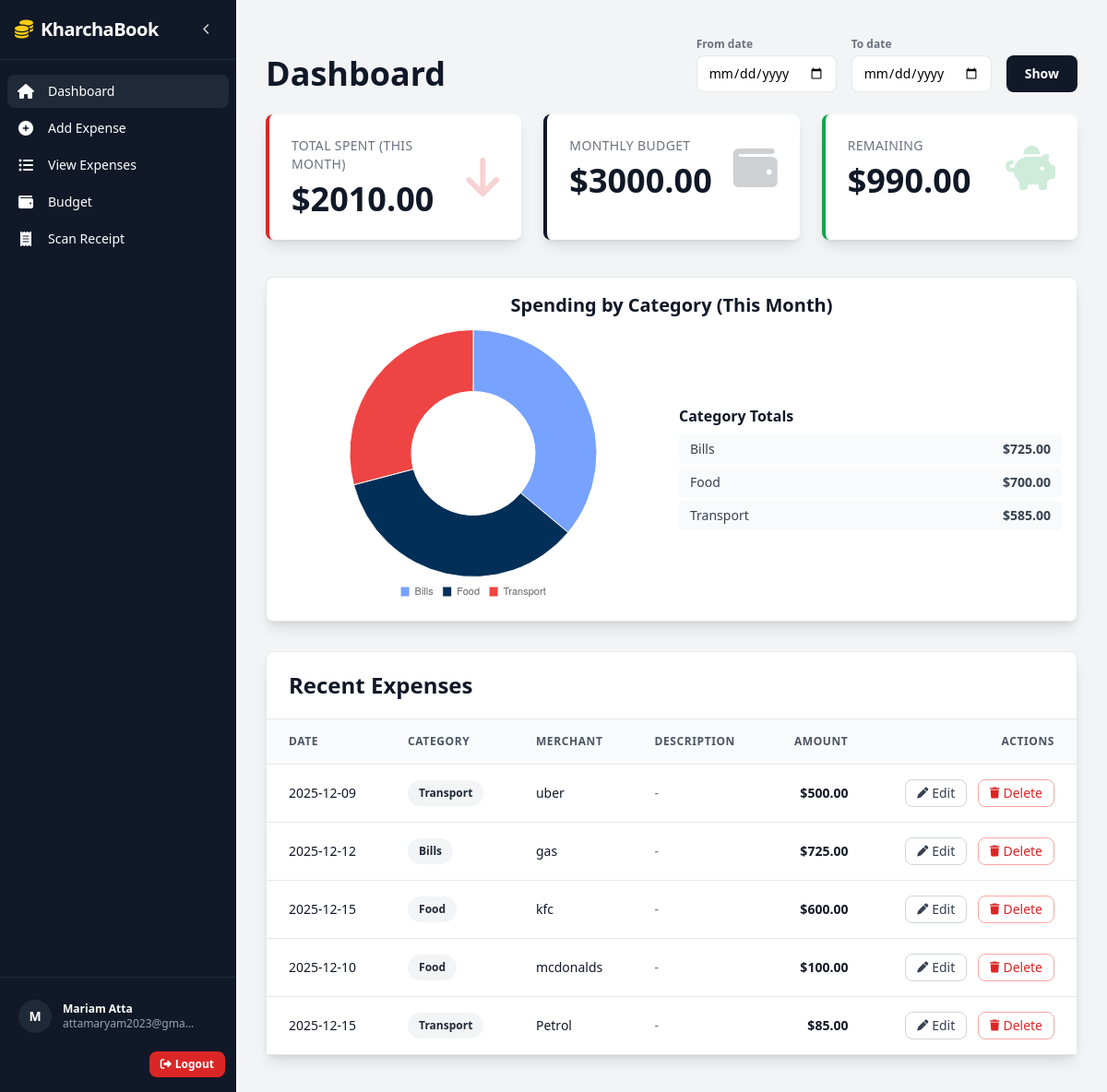
Page /dashboard (signed in) on the committed database.
### app.py (models this page shows)
class User(UserMixin, db.Model):
    id = db.Column(db.Integer, primary_key=True)
    name = db.Column(db.String(100), nullable=False)
    email = db.Column(db.String(100), unique=True, nullable=False)
    password = db.Column(db.String(200), nullable=False)
    created_at = db.Column(db.DateTime, default=datetime.utcnow)
    expenses = db.relationship('Expense', backref='user', lazy=True)
    budgets = db.relationship('Budget', backref='user', lazy=True)

class Budget(db.Model):
    id = db.Column(db.Integer, primary_key=True)
    user_id = db.Column(db.Integer, db.ForeignKey('user.id'), nullable=False)
    total_budget = db.Column(db.Float, nullable=False)
    month = db.Column(db.String(7), default=datetime.utcnow().strftime('%Y-%m'))

class Expense(db.Model):
    id = db.Column(db.Integer, primary_key=True)
    user_id = db.Column(db.Integer, db.ForeignKey('user.id'), nullable=False)
    amount = db.Column(db.Float, nullable=False)
    category = db.Column(db.String(50), nullable=False)
    merchant = db.Column(db.String(100))
    description = db.Column(db.Text)
    date = db.Column(db.Date, nullable=False)
    receipt_url = db.Column(db.String(500))
    created_at = db.Column(db.DateTime, default=datetime.utcnow)

### app.py (the view)
@app.route('/dashboard')
@login_required
def dashboard():
    now = datetime.utcnow()
    start_date_str = request.args.get("start_date")
    end_date_str = request.args.get("end_date")
    base_filter = [Expense.user_id == current_user.id]
    if start_date_str and end_date_str:
        s = datetime.strptime(start_date_str, "%Y-%m-%d").date()
        e = datetime.strptime(end_date_str, "%Y-%m-%d").date()
        date_filter = [Expense.date.between(s, e)]
    else:
        date_filter = [
            extract('year', Expense.date) == now.year,
            extract('month', Expense.date) == now.month,
        ]
    month_expenses = Expense.query.filter(*base_filter, *date_filter).all()
    total_spent = sum(e.amount for e in month_expenses)
    category_rows = (
        db.session.query(Expense.category, func.sum(Expense.amount))
        .filter(*base_filter, *date_filter)
        .group_by(Expense.category)
        .all()
    )
    labels = [row[0] for row in category_rows]
    values = [float(row[1]) for row in category_rows]
    budget = Budget.query.filter_by(user_id=current_user.id).first()
    budget_amount = budget.total_budget if budget else 0
    remaining = budget_amount - total_spent
    return render_template(
        "dashboard.html",
        total_spent=total_spent,
        budget_amount=budget_amount,
        remaining=remaining,
        expenses=month_expenses,
        labels=labels,
        values=values,
    )

### app.py (called while the page is built)
@login_manager.user_loader
def load_user(user_id):
    return User.query.get(int(user_id))

### templates/dashboard.html (shortened to what this page needs)
{% extends "base.html" %}
{% block content %}
<div class="max-w-7xl mx-auto">
    <div class="flex flex-col md:flex-row md:items-end md:justify-between mb-6 gap-4">
        <h1 class="text-4xl font-bold text-gray-900">Dashboard</h1>
        <form method="GET" action="{{ url_for('dashboard') }}" class="flex flex-wrap items-end gap-4">
            <div>
                <label class="block text-xs font-semibold text-gray-500 mb-1">From date</label>
                <input type="date" name="start_date"
                       value="{{ request.args.get('start_date','') }}"
                       class="border rounded-lg px-3 py-2 text-sm">
            </div>
            <div>
                <label class="block text-xs font-semibold text-gray-500 mb-1">To date</label>
                <input type="date" name="end_date"
                       value="{{ request.args.get('end_date','') }}"
                       class="border rounded-lg px-3 py-2 text-sm">
            </div>
            <button class="h-10 px-5 bg-gray-900 text-white rounded-lg text-sm font-semibold hover:bg-gray-800">
                Show
            </button>
        </form>
    </div>
    <div class="grid grid-cols-1 md:grid-cols-3 gap-6 mb-10">
        <div class="bg-white border-l-4 border-red-600 p-6 rounded-lg shadow-lg">
            <div class="flex items-center justify-between">
                <div>
                    <p class="text-sm text-gray-500 uppercase tracking-wide">Total Spent (This Month)</p>
                    <h3 class="text-4xl font-bold text-gray-900 mt-2">${{ "%.2f"|format(total_spent) }}</h3>
                </div>
                <i class="fas fa-arrow-down text-5xl text-red-600 opacity-20"></i>
            </div>
        </div>
        <div class="bg-white border-l-4 border-gray-900 p-6 rounded-lg shadow-lg">
            <div class="flex items-center justify-between">
                <div>
                    <p class="text-sm text-gray-500 uppercase tracking-wide">Monthly Budget</p>
                    <h3 class="text-4xl font-bold text-gray-900 mt-2">${{ "%.2f"|format(budget_amount) }}</h3>
                </div>
                <i class="fas fa-wallet text-5xl text-gray-900 opacity-20"></i>
            </div>
        </div>
        <div class="bg-white border-l-4 border-green-600 p-6 rounded-lg shadow-lg">
            <div class="flex items-center justify-between">
                <div>
                    <p class="text-sm text-gray-500 uppercase tracking-wide">Remaining</p>
                    <h3 class="text-4xl font-bold {% if remaining < 0 %}text-red-600{% else %}text-gray-900{% endif %} mt-2">
                        ${{ "%.2f"|format(remaining) }}
                    </h3>
                </div>
                <i class="fas fa-piggy-bank text-5xl text-green-600 opacity-20"></i>
            </div>
        </div>
    </div>
<div class="flex justify-center mt-4">
    <div class="bg-white rounded-lg shadow-lg border border-gray-200 p-4 w-full max-w-4xl">
        <h2 class="text-xl font-bold text-gray-900 mb-3 text-center">Spending by Category (This Month)</h2>
        <div class="grid grid-cols-1 md:grid-cols-2 gap-4 items-center">
            <div class="max-w-xs mx-auto">
                <canvas id="categoryChart" height="90"></canvas>
            </div>
            <div>
                <h3 class="text-md font-semibold text-gray-900 mb-2">Category Totals</h3>
                {% if labels %}
                <ul class="space-y-1 text-sm text-gray-700">
                    {% for i in range(labels|length) %}
                    <li class="flex justify-between bg-gray-50 px-3 py-1.5 rounded">
                        <span>{{ labels[i] }}</span>
                        <span class="font-semibold">${{ "%.2f"|format(values[i]) }}</span>
                    </li>
                    {% endfor %}
                </ul>
                {% else %}
                <p class="text-gray-500 text-sm">No expenses recorded this month yet.</p>
                {% endif %}
            </div>
        </div>
    </div>
</div>
    <div class="bg-white rounded-lg shadow-lg border border-gray-200 mt-8">
        <div class="px-6 py-5 border-b border-gray-200">
            <h2 class="text-2xl font-bold text-gray-900">Recent Expenses</h2>
        </div>
        {% if expenses %}
        <div class="overflow-x-auto">
            <table class="w-full">
                <thead class="bg-gray-50 border-b border-gray-200">
                    <tr>
                        <th class="px-6 py-4 text-left text-xs font-semibold text-gray-600 uppercase tracking-wider">Date</th>
                        <th class="px-6 py-4 text-left text-xs font-semibold text-gray-600 uppercase tracking-wider">Category</th>
                        <th class="px-6 py-4 text-left text-xs font-semibold text-gray-600 uppercase tracking-wider">Merchant</th>
                        <th class="px-6 py-4 text-left text-xs font-semibold text-gray-600 uppercase tracking-wider">Description</th>
                        <th class="px-6 py-4 text-right text-xs font-semibold text-gray-600 uppercase tracking-wider">Amount</th>
                        <th class="px-6 py-4 text-right text-xs font-semibold text-gray-600 uppercase tracking-wider">Actions</th>
                    </tr>
                </thead>
                <tbody class="bg-white divide-y divide-gray-200">
                    {% for expense in expenses[-10:] %}
                    <tr class="hover:bg-gray-50 transition">
                        <td class="px-6 py-4 whitespace-nowrap text-sm text-gray-900">
                            {{ expense.date.strftime('%Y-%m-%d') }}
                        </td>
                        <td class="px-6 py-4 whitespace-nowrap">
                            <span class="px-3 py-1 inline-flex text-xs leading-5 font-semibold rounded-full bg-gray-100 text-gray-800">
                                {{ expense.category }}
                            </span>
                        </td>
                        <td class="px-6 py-4 text-sm text-gray-900">
                            {{ expense.merchant }}
                        </td>
                        <td class="px-6 py-4 text-sm text-gray-500">
                            {{ expense.description or '-' }}
                        </td>
                        <td class="px-6 py-4 whitespace-nowrap text-right text-sm font-semibold text-gray-900">
                            ${{ "%.2f"|format(expense.amount) }}
                        </td>
                        <td class="px-6 py-4 whitespace-nowrap text-right text-sm space-x-2">
                            <a href="{{ url_for('edit_expense', expense_id=expense.id) }}"
                               class="inline-flex items-center px-3 py-1 border border-gray-300 rounded-lg text-gray-700 hover:bg-gray-100">
                                <i class="fas fa-pen text-xs mr-1"></i> Edit
                            </a>
                            <form method="POST" action="{{ url_for('delete_expense', expense_id=expense.id) }}"
                                  style="display:inline;"
                                  onsubmit="return confirm('Are you sure you want to delete this expense?');">
                                <button type="submit"
                                        class="inline-flex items-center px-3 py-1 border border-red-300 rounded-lg text-red-600 hover:bg-red-50">
                                    <i class="fas fa-trash text-xs mr-1"></i> Delete
                                </button>
                            </form>
                        </td>
                    </tr>
                    {% endfor %}
                </tbody>
            </table>
        </div>
        {% else %}
        <div class="px-6 py-12 text-center">
            <i class="fas fa-inbox text-6xl text-gray-300 mb-4"></i>
            <p class="text-gray-500 text-lg">No expenses yet. Add your first expense to get started.</p>
        </div>
        {% endif %}
    </div>
</div>
<script>
    const labels = {{ labels|tojson }};
    const values = {{ values|tojson }};
    const ctx = document.getElementById('categoryChart').getContext('2d');
    if (labels.length > 0) {
        new Chart(ctx, {
            type: 'doughnut',
            data: {
                labels: labels,
                datasets: [{
                    data: values,
                    backgroundColor: [
                        '#77a2fdff','#012f57ff','#EF4444',
                        '#10B981','#3B82F6','#F59E0B','#6366F1'
                    ],
                    borderWidth: 1
                }]
            },
            options: {
                plugins: {
                    legend: {
                        position: 'bottom',
                        labels: { boxWidth: 10, font: { size: 11 } }
                    }
                },
                layout: { padding: 0 }
            }
        });
    }
</script>
{% endblock %}

### templates/base.html (shortened to what this page needs)
<!DOCTYPE html>
<html lang="en">
<head>
    <script src="https://cdn.tailwindcss.com"></script>
    <link rel="stylesheet"
          href="https://cdnjs.cloudflare.com/ajax/libs/font-awesome/6.4.0/css/all.min.css">
</head>
<body class="bg-gray-100">
{% if current_user.is_authenticated %}
<div x-data="{ collapsed: false }" class="h-screen flex overflow-hidden">
    <aside :class="collapsed ? 'w-16' : 'w-64'"
           class="bg-gray-900 text-white flex flex-col transition-all duration-200">
        <div class="px-4 py-4 border-b border-gray-800 flex items-center justify-between">
            <div class="flex items-center space-x-2">
                <i class="fas fa-coins text-xl text-yellow-400"></i>
                <h1 x-show="!collapsed" class="text-xl font-bold tracking-tight">KharchaBook</h1>
            </div>
            <button @click="collapsed = !collapsed"
                    class="w-8 h-8 flex items-center justify-center rounded-full hover:bg-gray-800 text-gray-300 text-xs">
                <i :class="collapsed ? 'fas fa-chevron-right' : 'fas fa-chevron-left'"></i>
            </button>
        </div>
        <nav class="flex-1 px-2 py-4 space-y-1 overflow-y-auto">
            <a href="{{ url_for('dashboard') }}"
               class="flex items-center px-2 py-2 rounded-lg hover:bg-gray-800
                      {% if request.endpoint == 'dashboard' %}bg-gray-800{% endif %}">
                <i class="fas fa-home w-6 text-center"></i>
                <span x-show="!collapsed" class="ml-3 text-sm">Dashboard</span>
            </a>
            <a href="{{ url_for('add_expense') }}"
               class="flex items-center px-2 py-2 rounded-lg hover:bg-gray-800
                      {% if request.endpoint == 'add_expense' %}bg-gray-800{% endif %}">
                <i class="fas fa-plus-circle w-6 text-center"></i>
                <span x-show="!collapsed" class="ml-3 text-sm">Add Expense</span>
            </a>
            <a href="{{ url_for('view_expenses') }}"
               class="flex items-center px-2 py-2 rounded-lg hover:bg-gray-800
                      {% if request.endpoint == 'view_expenses' %}bg-gray-800{% endif %}">
                <i class="fas fa-list-ul w-6 text-center"></i>
                <span x-show="!collapsed" class="ml-3 text-sm">View Expenses</span>
            </a>
            <a href="{{ url_for('budget') }}"
               class="flex items-center px-2 py-2 rounded-lg hover:bg-gray-800
                      {% if request.endpoint == 'budget' %}bg-gray-800{% endif %}">
                <i class="fas fa-wallet w-6 text-center"></i>
                <span x-show="!collapsed" class="ml-3 text-sm">Budget</span>
            </a>
            <a href="{{ url_for('scan_receipt') }}"
   class="flex items-center px-2 py-2 rounded-lg hover:bg-gray-800
          {% if request.endpoint == 'scan_receipt' %}bg-gray-800{% endif %}">
    <i class="fas fa-receipt w-6 text-center"></i>
    <span x-show="!collapsed" class="ml-3 text-sm">Scan Receipt</span>
</a>
        </nav>
        <div class="px-3 py-4 border-t border-gray-800">
            <a href="{{ url_for('profile') }}"
               class="flex items-center space-x-3 mb-3 hover:bg-gray-800 px-2 py-2 rounded-lg">
                <div class="w-9 h-9 rounded-full bg-gray-800 flex items-center justify-center">
                    <span class="text-sm font-semibold">
                        {{ current_user.name[:1] | upper }}
                    </span>
                </div>
                <div x-show="!collapsed" class="text-xs">
                    <p class="font-semibold">{{ current_user.name }}</p>
                    <p class="text-gray-400 truncate max-w-[9rem]">{{ current_user.email }}</p>
                </div>
            </a>
            <div class="flex justify-end">
                <a href="{{ url_for('logout') }}"
                   class="inline-flex items-center text-xs bg-red-600 hover:bg-red-500 px-3 py-1.5 rounded-lg font-semibold">
                    <i class="fas fa-sign-out-alt mr-1"></i>
                    <span x-show="!collapsed">Logout</span>
                </a>
            </div>
        </div>
    </aside>
    <main class="flex-1 overflow-y-auto">
        <div class="px-8 pt-6">
        </div>
        <div class="px-8 py-4 pb-10">
            {% block content %}{% endblock %}
        </div>
    </main>
</div>
{% endif %}
</body>
</html>

### rows in the picture
User: name "M", name "Mariam Atta", email "attamaryam2023@gma…"
Budget: total_budget "3000.00"
Expense: category "Bills", amount "725.00", date "2025-12-12", merchant "gas", description "-"
Expense: date "2025-12-09", category "Transport", merchant "uber", description "-", amount "500.00"
Expense: date "2025-12-15", category "Food", merchant "kfc", description "-", amount "600.00"
Expense: date "2025-12-10", category "Food", merchant "mcdonalds", description "-", amount "100.00"
Expense: date "2025-12-15", category "Transport", merchant "Petrol", description "-", amount "85.00"

### other values in the picture
{{ "%.2f"|format(total_spent) }} "2010.00"
{{ "%.2f"|format(remaining) }} "990.00"
{{ labels[i] }} "Food" "Transport"
{{ "%.2f"|format(values[i]) }} "700.00" "585.00"
chart data {{ labels|tojson }} ["Bills", "Food", "Transport"]
chart data {{ values|tojson }} [725.0, 700.0, 585.0]
